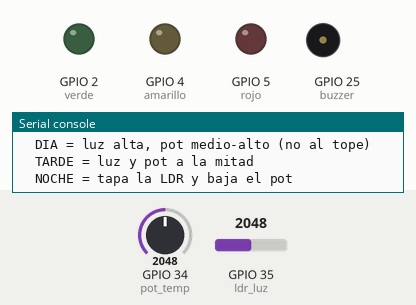
Simulated run of this program. Board: ESP32 board running MicroPython. Parts: output pins drawn as LEDs (lit = HIGH), buzzer (waves = sounding), the last lines printed to the serial console. Inputs (shaded band) come from the test bench; at power-on: GPIO 34 (pot_temp) = 2048, GPIO 35 (ldr_luz) = 2048 (analog values on the 0–4095 scale). Files the program writes start out absent.

Above: at 0.1 s.
At 21.7 s:
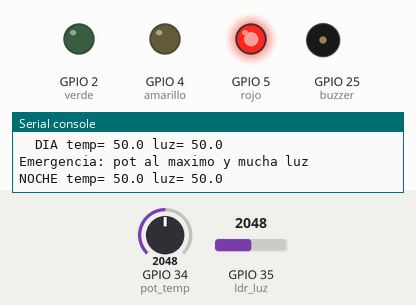
Timing chart, 0 to 23.2 s (numbered marks = the images above):
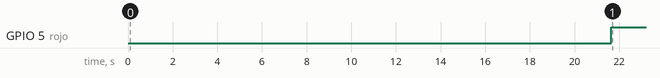

The program:

main.py
```python
from machine import Pin, PWM, ADC
from utime import sleep
import math

# Importar librerías y configurar pines
pot_temp = ADC(Pin(34))       # potenciómetro = temperatura de la casa
ldr_luz = ADC(Pin(35))        # LDR = luz natural
verde = Pin(2, Pin.OUT)       # LED DÍA
amarillo = Pin(4, Pin.OUT)    # LED TARDE
rojo = Pin(5, Pin.OUT)        # LED NOCHE
buzzer = PWM(Pin(25))         # alarma de salida
pot_temp.atten(ADC.ATTN_11DB) # 0 a 3.3 V en el ADC
ldr_luz.atten(ADC.ATTN_11DB)
verde.off()
amarillo.off()
rojo.off()
buzzer.duty(0)
modos = ["DIA", "TARDE", "NOCHE"]  # solo para guiar la recolección
luces = [verde, amarillo, rojo]    # orden del camino de salida
paso_salida = 0
UMBRAL_TEMP = 80              # temp y luz altas = emergencia
UMBRAL_LUZ = 80

# Definir funciones
def leer():
    temp = (pot_temp.read() / 4095.0) * 100.0  # ADC 0-4095 -> 0-100
    luz = (ldr_luz.read() / 4095.0) * 100.0
    return (temp, luz)            # un punto (x, y) para el clustering

def dist(p, q):
    return math.sqrt((p[0] - q[0])**2 + (p[1] - q[1])**2)  # distancia euclidiana

def kmeans(datos, k=3):
    n = len(datos)
    centros = [datos[i * n // k] for i in range(k)]  # un centro por modo
    for _ in range(8):
        grupos = [[] for _ in range(k)]
        for p in datos:
            d = [dist(p, c) for c in centros]
            grupos[d.index(min(d))].append(p)  # cada punto al centro más cercano
        for i in range(k):
            if grupos[i]:
                mx = sum(p[0] for p in grupos[i]) / len(grupos[i])
                my = sum(p[1] for p in grupos[i]) / len(grupos[i])
                centros[i] = (mx, my)          # el centro se mueve al promedio
    return centros

def apagar_luces():
    verde.off()
    amarillo.off()
    rojo.off()

def aplicar(modo):
    buzzer.duty(0)
    apagar_luces()
    if modo == "DIA":
        verde.on()                # de día: luz principal
    elif modo == "TARDE":
        amarillo.on()             # tarde: luz suave
    else:
        rojo.on()                 # de noche: luz de pasillo

def camino_salida():
    global paso_salida
    buzzer.freq(2000)
    buzzer.duty(512)              # suena la alarma
    apagar_luces()
    luces[paso_salida].on()       # una LED a la vez: marca la salida
    paso_salida = (paso_salida + 1) % 3

# 1) Recolectar CSV sin etiquetas (K-means las va a descubrir)
archivo = open("datos.csv", "w")
archivo.write("Temperatura_C,Luz\n")
for modo in modos:
    print("Simula la casa:", modo)
    print("  DIA = luz alta, pot medio-alto (no al tope)")
    print("  TARDE = luz y pot a la mitad")
    print("  NOCHE = tapa la LDR y baja el pot")
    sleep(4)                      # tiempo para colocar los sensores
    for i in range(8):
        p = leer()
        archivo.write("{:.2f},{:.2f}\n".format(p[0], p[1]))
        print(i + 1, "temp=", round(p[0], 1), "luz=", round(p[1], 1))
        sleep(0.4)
archivo.close()

# 2) K-means a mano (K = 3) en la ESP32
datos = []
archivo = open("datos.csv")
archivo.readline()                # salta el encabezado
for linea in archivo:
    a, b = linea.strip().split(",")
    datos.append((float(a), float(b)))
archivo.close()
centros = kmeans(datos)
orden = sorted(range(3), key=lambda i: centros[i][1])  # de menos luz a más luz
nombres = [""] * 3
nombres[orden[0]] = "NOCHE"       # el de menos luz = de noche
nombres[orden[1]] = "TARDE"
nombres[orden[2]] = "DIA"         # el de más luz = de día
print("Centroides (el modelo no sabía los nombres):")
for i in range(3):
    print(" ", nombres[i], "temp=", round(centros[i][0], 1), "luz=", round(centros[i][1], 1))
print("Emergencia: pot al maximo y mucha luz")

# 3) En vivo: dia/tarde/noche, o alarma si temp y luz estan altas
while True:
    p = leer()
    if p[0] > UMBRAL_TEMP and p[1] > UMBRAL_LUZ:
        camino_salida()           # buzzer + 3 LEDs en secuencia
        print("EMERGENCIA camino de salida", "temp=", round(p[0], 1), "luz=", round(p[1], 1))
    else:
        d = [dist(p, c) for c in centros]
        modo = nombres[d.index(min(d))]  # gana el centro más cercano
        aplicar(modo)
        print(modo, "temp=", round(p[0], 1), "luz=", round(p[1], 1))
    sleep(0.25)
```

Measured:
- by itself, GPIO 5 (rojo): LOW → HIGH at 21.6 s
